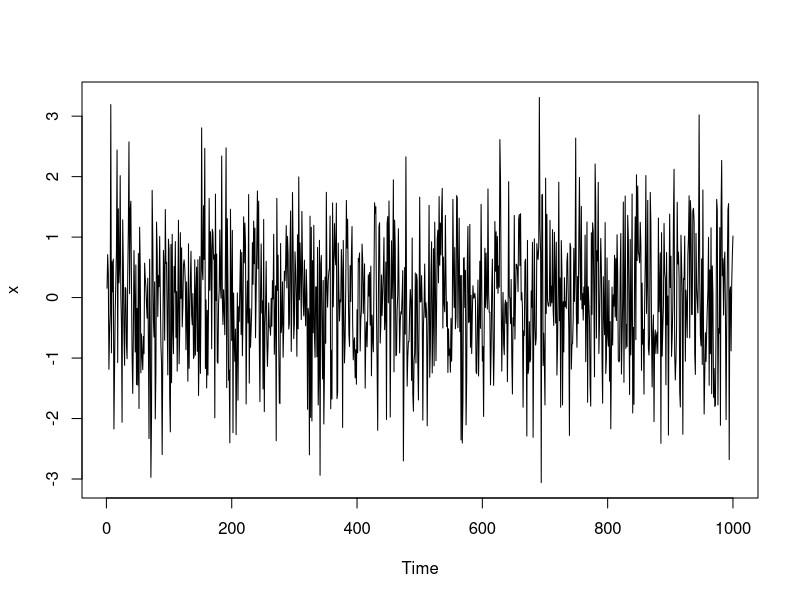
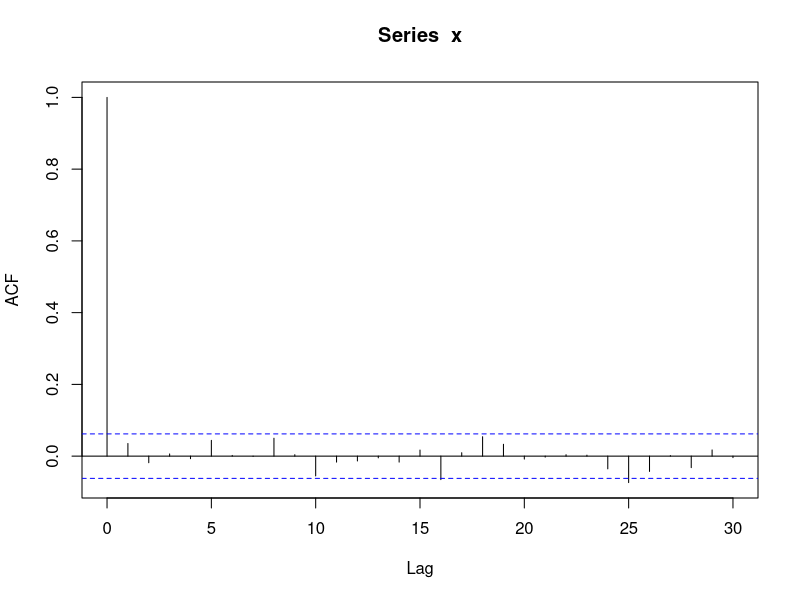
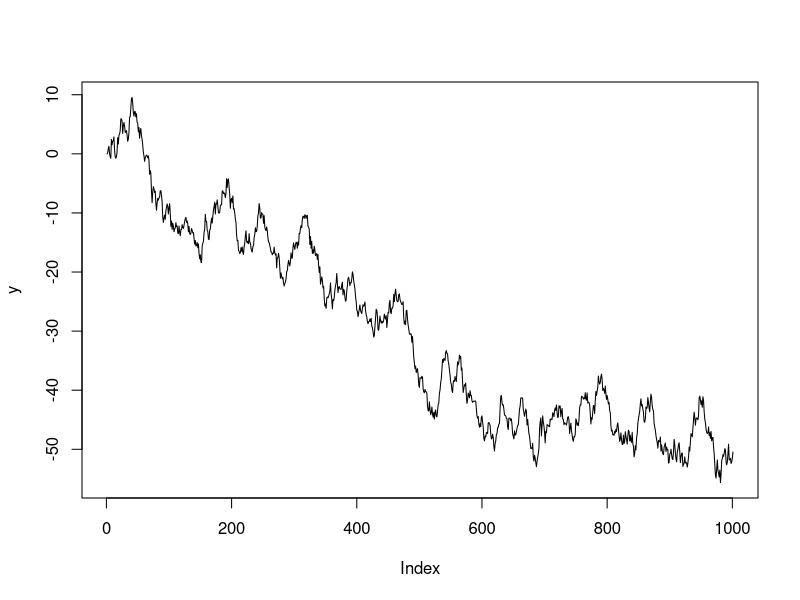
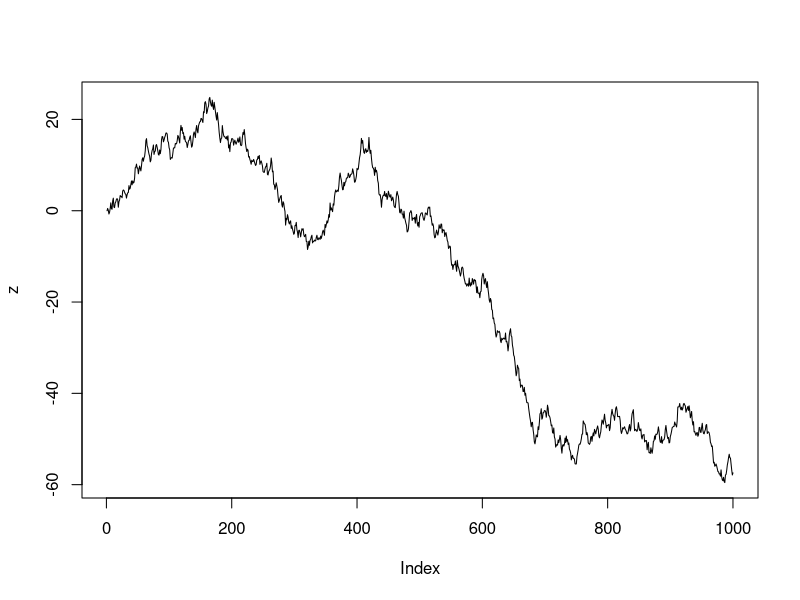
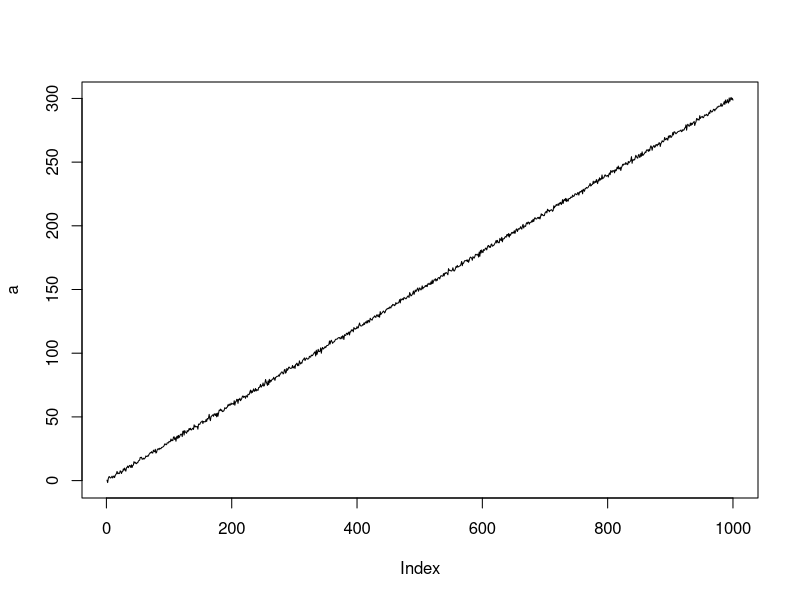

Reproduce these figures in R, in order.

library(tseries)

x = rnorm(1000)

plot.ts(x)
acf(x) #look like white noise
adf.test(x) # 


y = diffinv(x)
plot(y, type="l") # original timeplot is non-stationary

adf.test(y) # p = 0.9 > 0.05 fail to reject null hypothesis (stationary)

x = rnorm(1000)
kpss.test(x) # p = 0.1 > 0.05 fail to reject null hypothesis (level stationary data)
kpss.test(x) # p = 0.1 > 0.05 fail to reject null hypothesis (truly stationary data) # both trend and level stationary
adf.test(x)   

z <- cumsum(x)
#?cumsum
plot(z, type="l")

kpss.test(z) # p = 0.01 < 0.05 reject null hypothesis (not stationary)
kpss.test(z, "Trend")

a <- 0.3 * (1:1000)+rnorm(1000)
plot(a, type="l")
kpss.test(a, null="Trend") # p > 0.05 fail to reject null hypothesis (trend stationary)
